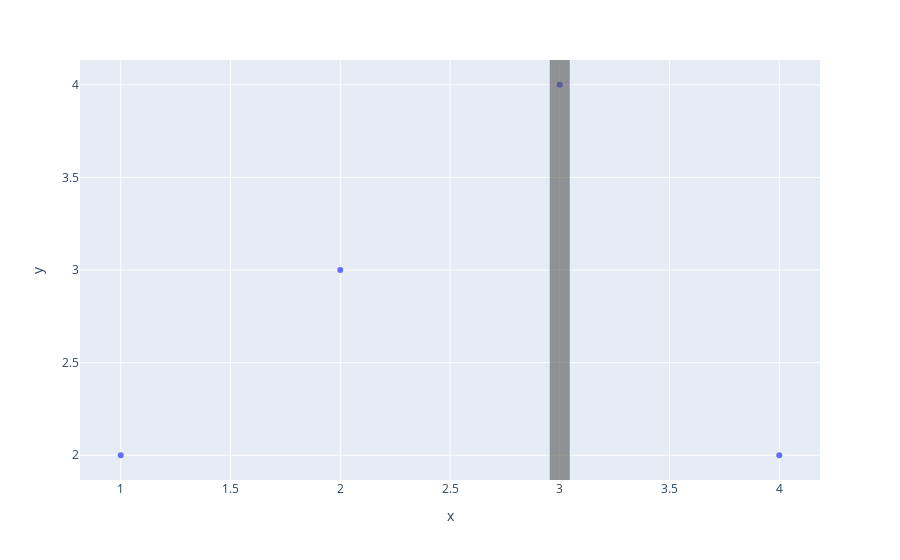

Notebook code for this chart:
### Markdown cell above
# Vertical/Horizontal Lines

### Code cell
import plotly.express as px
fig = px.scatter(x=[1,2,3,4], y=[2,3,4,2])
fig.add_vline(
    x=3, 
    line_color='#555555', 
    opacity=.6,
    line_width=20
)

### Figure 1 — Plotly figure (JSON) as saved in the notebook; plotly's stock layout.template omitted (floating-point values rounded to 4 significant figures)
{"data": [{"hovertemplate": "x=%{x}<br>y=%{y}<extra></extra>", "legendgroup": "", "marker": {"color": "#636efa", "symbol": "circle"}, "mode": "markers", "name": "", "orientation": "v", "showlegend": false, "type": "scatter", "x": [1, 2, 3, 4], "xaxis": "x", "y": [2, 3, 4, 2], "yaxis": "y"}], "layout": {"legend": {"tracegroupgap": 0}, "margin": {"t": 60}, "shapes": [{"line": {"color": "#555555", "width": 20}, "opacity": 0.6, "type": "line", "x0": 3, "x1": 3, "xref": "x", "y0": 0, "y1": 1, "yref": "y domain"}], "xaxis": {"anchor": "y", "domain": [0, 1], "title": {"text": "x"}}, "yaxis": {"anchor": "x", "domain": [0, 1], "title": {"text": "y"}}}}
